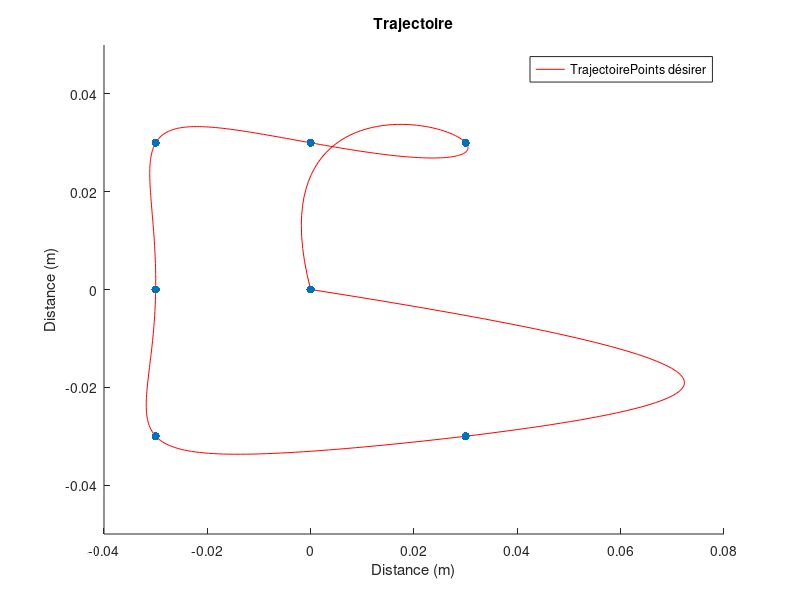

This chart was generated by the following MATLAB code: (Note: this script raises an error after producing the figure.)
clc
close all
clear all

%% Information
% point 1 = (0,0)
% point 2 = (3,3)
% point 3 = (-3,3)
% point 4 = (-3,-3)
% point 5 = (3,-3)
% point 6 = (0,0)

%Variables
%Un huit en trajectoire
% OUT = [0.0/100  3.0/100   5.0/100   3.0/100  -3.0/100  -5.0/100  -3.0/100   0.0/100;
%        0.0/100  3.0/100   0.0/100  -3.0/100   3.0/100   0.0/100  -3.0/100   0.0/100]';

% OUT_Pos = [0.1375  3.0   0.1375  -3.0  -3.0  -3.0   3.0   0.1375;
%            0.1375  3.0   3.0   3.0   0.1375  -3.0  -3.0   0.1375]';

OUT = [0.0  3.0   0.0  -3.0  -3.0  -3.0   3.0   0.0;
       0.0  3.0   3.0   3.0   0.0  -3.0  -3.0   0.0]';



%Mettre en Cm
OUT = OUT./100;
%0.1375m milieu
%0.2750m max

Temps = linspace(1, 8, length(OUT(:,1)));
Position = 1:0.02:8;

%Pour les X
for n = 1:length(OUT(:,1))
    for nn = 1:length(OUT(:,1));
        C(nn, n) = (Temps(nn)).^(n-1);
    end
end

%Pour les Y
for n = 1:length(OUT(:,2))
    S(n,1) = OUT(n,2);
    S2(n,1) = OUT(n,1);
end

clear n nn

%Calcul de l'interpolation
A1 = pinv(C)*S;
A2 = pinv(C)*S2;

%x
H1 = A1(8).*Position.^7 + A1(7).*Position.^6 + A1(6).*Position.^5 + A1(5).*Position.^4 + A1(4).*Position.^3 + A1(3).*Position.^2 + A1(2).*Position + A1(1);
%y
H2 = A2(8).*Position.^7 + A2(7).*Position.^6 + A2(6).*Position.^5 + A2(5).*Position.^4 + A2(4).*Position.^3 + A2(3).*Position.^2 + A2(2).*Position + A2(1);

%Pour la longueur
%Finale B
Position2 = Position(end);
dH1 = 7*A1(8).*Position2.^6 + 6*A1(7).*Position2.^5 + 5*A1(6).*Position2.^4 + 4*A1(5).*Position2.^3 + 3*A1(4).*Position2.^2 + 2*A1(3).*Position2 + A1(2).*Position2;
dH2 = 7*A2(8).*Position2.^6 + 6*A2(7).*Position2.^5 + 5*A2(6).*Position2.^4 + 4*A2(5).*Position2.^3 + 3*A2(4).*Position2.^2 + 2*A2(3).*Position2 + A2(2).*Position2;
ans1 = sqrt(1+(dH2/dH1).^2);
%Depart A
Position2 = Position(1);
dH1 = 7*A1(8).*Position2.^6 + 6*A1(7).*Position2.^5 + 5*A1(6).*Position2.^4 + 4*A1(5).*Position2.^3 + 3*A1(4).*Position2.^2 + 2*A1(3).*Position2 + A1(2).*Position2;
dH2 = 7*A2(8).*Position2.^6 + 6*A2(7).*Position2.^5 + 5*A2(6).*Position2.^4 + 4*A2(5).*Position2.^3 + 3*A2(4).*Position2.^2 + 2*A2(3).*Position2 + A2(2).*Position2;
ans2 = sqrt(1+(dH2/dH1).^2);

%Les deux ensemble
Longueur = ans1 + ans2;


H1 = H1(:);
H2 = H2(:);

%Ajustement pour le maximum
H1(H1 <= -0.08) = -0.08;
H1(H1 >=  0.08) =  0.08;
H2(H2 <= -0.08) = -0.08;
H2(H2 >=  0.08) =  0.08;

figure
hold on
plot(H2, H1, "red")
scatter(OUT(:,1), OUT(:,2), "blue", 'filled')
xlim([-0.04 0.08])
ylim([-0.05 0.05])
xlabel("Distance (m)")
ylabel("Distance (m)")
title("Trajectoire")
legend(["Trajectoire", "Points désirer"])

%% Save les valeurs 
Path = which("Trajectoire.m");
Path = strrep(Path, 'Trajectoire.m', 'Trajectoire.mat');
save(Path, "-mat");

%% Autre
% Si on veut juste de point vers point
% Diviser = 10;

% for n = 2:length(OUT(:,1))
%     if OUT(n,1) == OUT(n-1,1)
%         X = OUT(n,1)*ones(1, Diviser);
%     elseif OUT(n,1) < OUT(n-1,1)
%         X = linspace(OUT(n-1,1),OUT(n,1),Diviser);
%     elseif OUT(n,1) > OUT(n-1,1)
%         X = linspace(OUT(n-1,1),OUT(n,1), Diviser);
%     end
% 
%     if OUT(n,2) == OUT(n-1,2)
%         Y = OUT(n,2)*ones(1, Diviser);
%     elseif OUT(n,2) < OUT(n-1,2)
%         Y = linspace(OUT(n-1,2),OUT(n,2),Diviser);
%     elseif OUT(n,2) > OUT(n-1,2)
%         Y = linspace(OUT(n-1,2),OUT(n,1), Diviser);
%     end
% 
%     if n == 2
%         Xout = X;
%         Yout = Y;
%     else
%         Xout = [Xout X];
%         Yout = [Yout Y];
%     end
% end
% figure
% scatter(Xout, Yout)
% xlim([-4 4])
% ylim([-4 4])


disp("Hello World");
